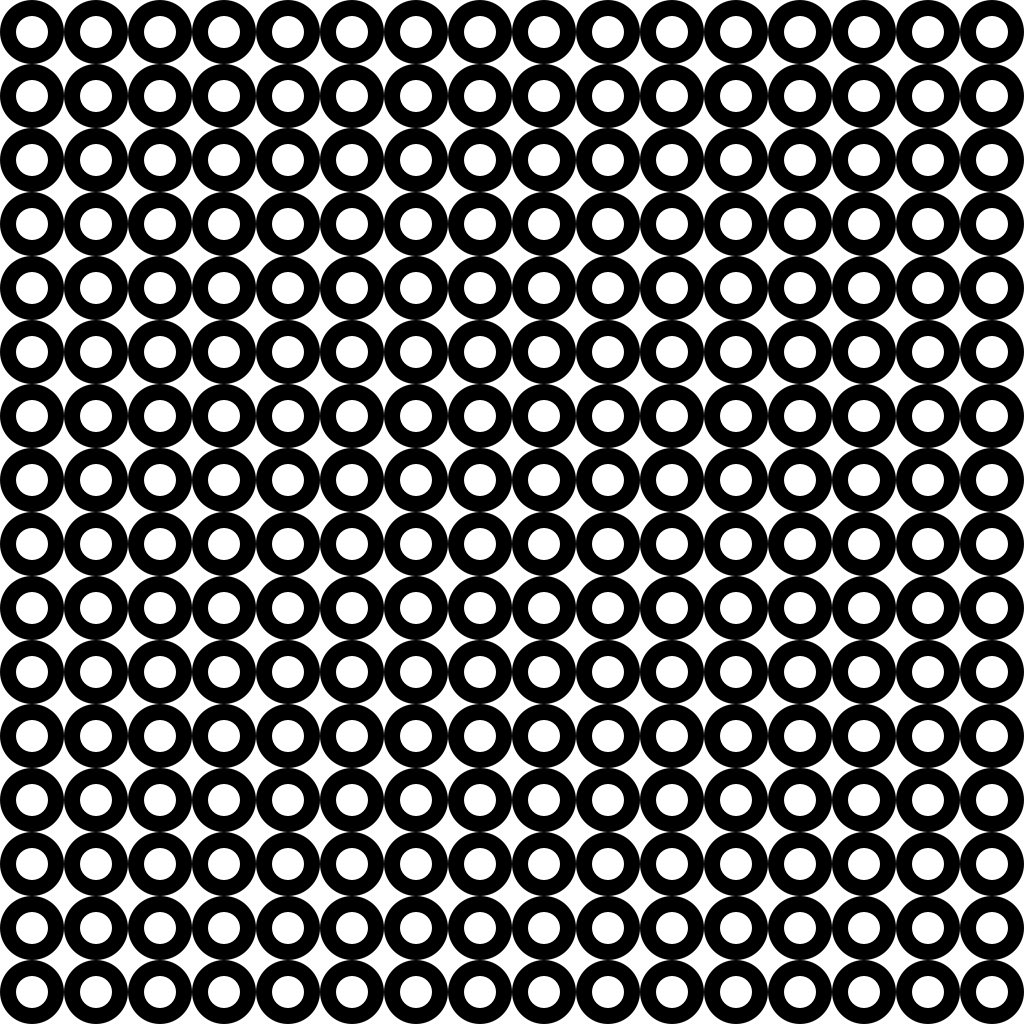
Frame 1 (no input)
Frame 60 (the mouse pressed at the canvas centre just before this capture): identical to frame 1, image omitted
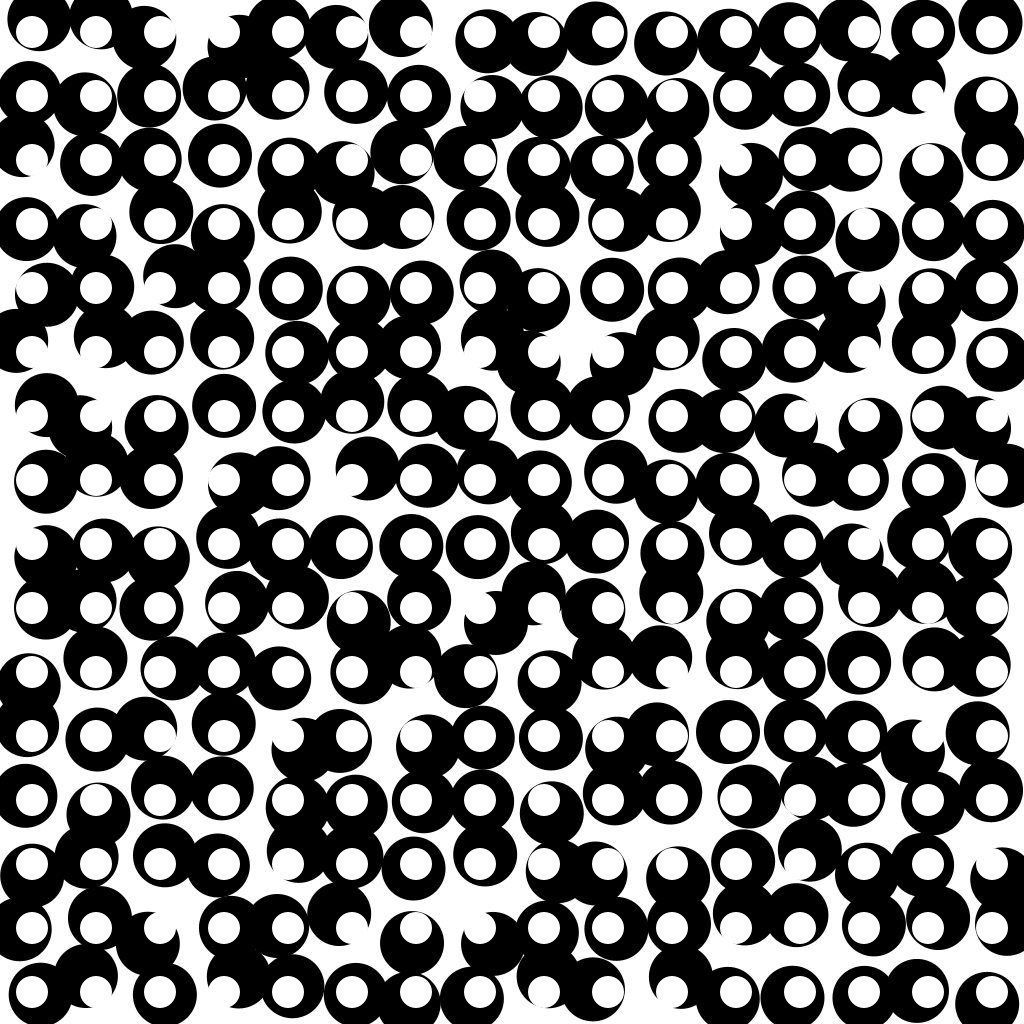
Frame 120 (the mouse held since frame 60 and released just before this capture)

The Processing sketch that drew these frames (run headless with seeded random() and noise(); from frame 60 on, the mouse is pressed at the canvas centre):

// Processing sketch: task3
// ── task3.pde
int seed = 0;

void setup() {
  size(1024, 1024);
  noStroke();
}

void draw() {
  int bigCircleSize = width / 16;  
  randomSeed(seed);
  background(255);
  fill(0);
  ellipseMode(CORNER);

  for (int x = 0; x < width; x += bigCircleSize) {
    for (int y = 0; y < height; y += bigCircleSize) {

      float shiftX = random(-2, 2) * mouseX / bigCircleSize;
      float shiftY = random(-2, 2) * mouseY / bigCircleSize;
      circle(x + shiftX, y + shiftY, bigCircleSize);
    }
  }

  int smallCircleSize = bigCircleSize / 2;
  ellipseMode(CENTER);
  fill(255);
  for (int x = smallCircleSize; x < width; x += bigCircleSize) {
    for (int y = smallCircleSize; y < height; y += bigCircleSize) {
      circle(x, y, smallCircleSize);
    }
  }
}

void mousePressed() {
  seed++;
}
